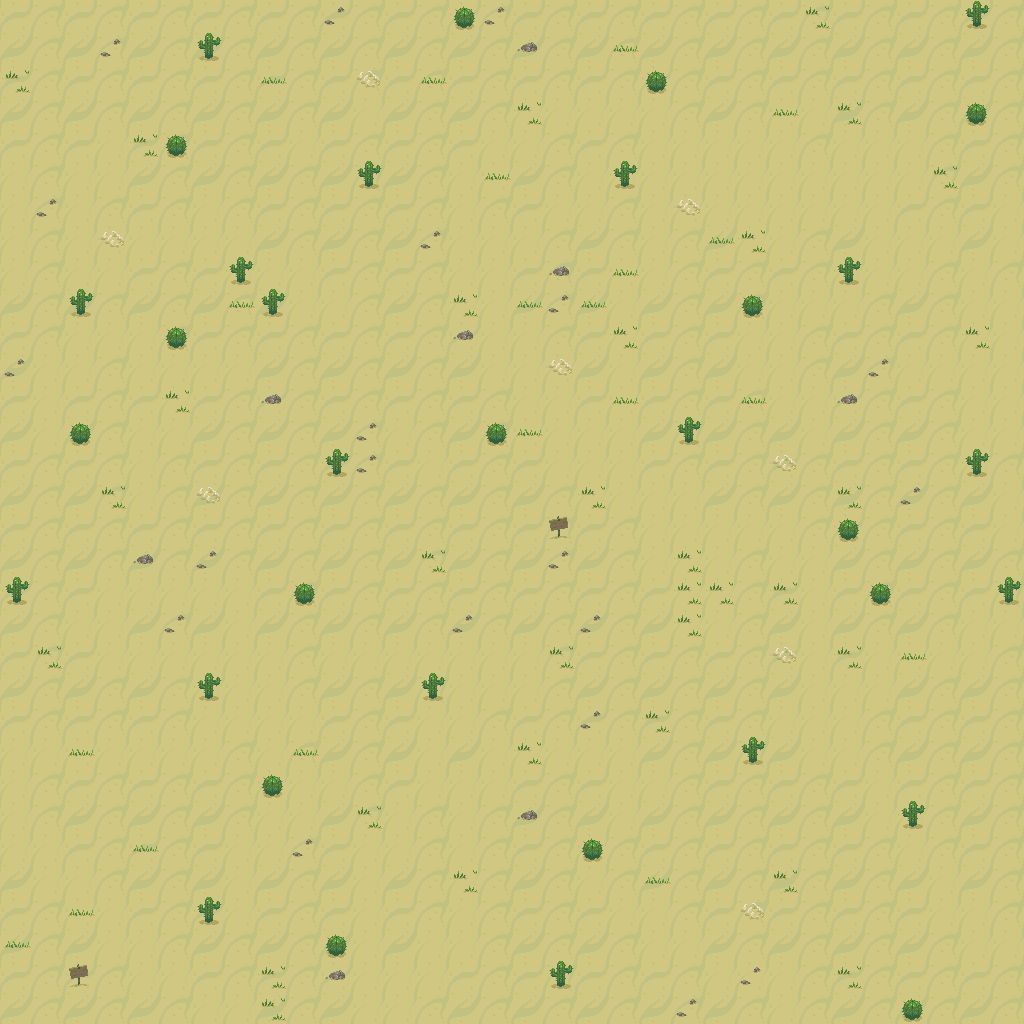

A level layout from a 2D game, rendered from its tile map. Below: a short description, then the map file with its tile-grid data intact:
An orthogonal 32x32 tile map with 32x32 px tiles, 2 tile layers (ground, objects).

<map version="1.0" tiledversion="1.1.2" orientation="orthogonal" renderorder="right-up" width="32" height="32" tilewidth="32" tileheight="32" infinite="0" nextobjectid="1">
 <tileset firstgid="1" source="desert.tsx" />
 <layer name="ground" width="32" height="32">
  <data encoding="csv">
18,20,18,20,18,20,18,20,18,20,18,20,18,20,18,20,18,20,18,20,18,20,18,20,18,20,18,20,18,20,18,20,
19,20,19,20,19,20,19,20,19,20,19,20,19,20,19,20,19,20,19,20,19,20,19,20,19,20,19,20,19,20,19,20,
18,20,18,20,18,20,18,20,18,20,18,20,18,20,18,20,18,20,18,20,18,20,18,20,18,20,18,20,18,20,18,20,
19,20,19,20,19,20,19,20,19,20,19,21,19,20,19,20,21,21,21,21,21,20,19,20,21,21,19,20,19,20,19,20,
18,20,18,21,18,20,18,20,18,21,18,20,18,20,18,21,21,20,18,20,21,21,21,21,21,20,21,21,21,20,18,20,
21,20,21,21,19,20,19,20,19,20,19,20,19,20,21,21,19,20,21,21,21,21,21,21,21,21,21,21,21,20,19,20,
21,20,21,20,18,20,21,20,18,20,18,20,18,20,21,20,18,21,21,20,21,21,21,21,21,21,21,21,18,20,18,21,
21,20,21,21,21,21,21,21,19,20,19,20,19,20,21,21,21,20,19,20,21,20,19,21,21,20,19,21,21,21,19,21,
21,20,21,21,18,20,18,21,21,21,18,20,18,20,21,21,18,20,18,21,21,20,18,20,18,20,21,21,21,20,21,20,
19,20,19,20,19,20,19,20,19,21,21,20,19,20,21,21,19,20,19,21,19,20,19,20,21,21,21,20,19,20,21,21,
18,20,21,21,21,20,18,20,18,20,18,20,18,20,18,21,21,20,18,21,18,20,18,21,21,20,18,20,18,20,21,21,
19,21,21,20,21,21,21,21,19,20,19,20,19,20,19,21,21,21,19,21,19,20,19,21,21,20,19,20,21,21,21,21,
18,21,18,20,18,21,18,20,18,20,18,20,18,20,18,20,21,21,18,21,18,20,18,20,21,21,18,20,18,20,21,21,
19,21,19,20,21,21,19,20,19,20,19,20,21,20,19,20,21,21,21,21,19,20,19,20,19,21,19,20,19,20,21,21,
18,20,18,20,21,20,18,20,18,20,18,20,18,21,18,20,18,21,21,21,18,20,18,20,18,20,18,20,18,20,21,20,
19,20,19,20,21,20,19,20,19,20,19,20,19,20,19,20,19,20,21,21,21,21,19,20,19,20,19,20,19,20,19,21,
18,20,18,20,18,20,18,20,18,20,18,20,18,20,18,20,18,20,18,20,21,21,21,21,21,20,18,20,18,20,18,21,
19,20,19,20,19,20,19,20,19,20,19,20,19,20,19,20,19,20,19,20,21,21,21,20,21,21,19,20,19,20,19,20,
18,20,18,21,21,21,21,21,18,20,18,20,18,20,18,20,18,20,18,20,18,21,21,20,18,21,18,20,18,20,18,20,
19,20,21,21,19,20,19,21,19,20,19,20,19,20,19,20,19,20,19,20,19,21,21,20,19,21,19,20,19,20,21,21,
18,20,18,21,21,21,21,21,21,20,21,21,21,21,21,21,21,20,18,20,18,20,18,20,18,21,18,21,21,21,21,20,
19,20,19,20,19,20,21,21,21,20,19,20,19,20,21,21,21,20,19,20,19,20,19,20,19,21,21,21,19,20,19,20,
18,20,18,20,18,20,21,21,21,21,18,20,18,21,21,20,18,20,18,20,18,20,18,20,21,21,21,20,18,20,18,20,
21,21,21,21,21,21,21,20,21,20,19,20,19,21,19,21,21,21,21,21,19,20,19,20,19,21,21,20,19,20,19,20,
21,20,18,20,18,20,18,20,21,21,21,20,18,21,21,21,18,20,18,21,21,20,18,20,18,20,18,21,18,20,18,20,
21,20,19,20,19,20,19,20,21,21,19,20,21,20,21,20,19,20,19,21,19,20,19,20,19,20,19,21,21,20,19,20,
21,21,18,20,18,20,18,21,21,20,18,21,21,20,21,20,18,20,21,20,18,20,18,20,18,20,18,20,21,20,18,20,
19,21,21,20,19,20,19,21,19,20,19,21,19,20,21,20,19,20,21,20,19,20,19,20,19,20,19,20,19,21,19,20,
18,20,21,21,18,20,18,21,18,20,18,21,18,20,21,20,18,20,18,21,21,20,18,20,18,20,18,20,18,21,21,20,
19,20,19,21,21,20,19,20,19,20,19,21,19,21,21,20,19,20,19,20,21,21,19,20,19,20,19,20,19,20,21,21,
18,20,18,20,21,21,18,20,18,20,18,21,21,21,18,20,18,20,18,20,18,20,21,21,21,20,18,20,18,20,18,20,
19,20,19,20,19,20,21,21,19,20,19,21,21,20,19,20,19,20,19,20,19,20,19,20,21,20,19,20,19,20,19,20
</data>
 </layer>
 <layer name="objects" width="32" height="32">
  <data encoding="csv">
0,0,0,0,0,0,0,0,0,0,23,0,0,0,14,23,0,0,0,0,0,0,0,0,0,16,0,0,0,0,15,0,
0,0,0,23,0,0,15,0,0,0,0,0,0,0,0,0,24,0,0,17,0,0,0,0,0,0,0,0,0,0,0,0,
16,0,0,0,0,0,0,0,17,0,0,13,0,17,0,0,0,0,0,0,14,0,0,0,0,0,0,0,0,0,0,0,
0,0,0,0,0,0,0,0,0,0,0,0,0,0,0,0,16,0,0,0,0,0,0,0,17,0,16,0,0,0,14,0,
0,0,0,0,16,14,0,0,0,0,0,0,0,0,0,0,0,0,0,0,0,0,0,0,0,0,0,0,0,0,0,0,
0,0,0,0,0,0,0,0,0,0,0,15,0,0,0,17,0,0,0,15,0,0,0,0,0,0,0,0,0,16,0,0,
0,23,0,0,0,0,0,0,0,0,0,0,0,0,0,0,0,0,0,0,0,13,0,0,0,0,0,0,0,0,0,0,
0,0,0,13,0,0,0,0,0,0,0,0,0,23,0,0,0,0,0,0,0,0,17,16,0,0,0,0,0,0,0,0,
0,0,0,0,0,0,0,15,0,0,0,0,0,0,0,0,0,24,0,17,0,0,0,0,0,0,15,0,0,0,0,0,
0,0,15,0,0,0,0,17,15,0,0,0,0,0,16,0,17,23,17,0,0,0,0,14,0,0,0,0,0,0,0,0,
0,0,0,0,0,14,0,0,0,0,0,0,0,0,24,0,0,0,0,16,0,0,0,0,0,0,0,0,0,0,16,0,
23,0,0,0,0,0,0,0,0,0,0,0,0,0,0,0,0,13,0,0,0,0,0,0,0,0,0,23,0,0,0,0,
0,0,0,0,0,16,0,0,24,0,0,0,0,0,0,0,0,0,0,17,0,0,0,17,0,0,24,0,0,0,0,0,
0,0,14,0,0,0,0,0,0,0,0,23,0,0,0,14,17,0,0,0,0,15,0,0,0,0,0,0,0,0,0,0,
0,0,0,0,0,0,0,0,0,0,15,23,0,0,0,0,0,0,0,0,0,0,0,0,13,0,0,0,0,0,15,0,
0,0,0,16,0,0,13,0,0,0,0,0,0,0,0,0,0,0,16,0,0,0,0,0,0,0,16,0,23,0,0,0,
0,0,0,0,0,0,0,0,0,0,0,0,0,0,0,0,0,22,0,0,0,0,0,0,0,0,14,0,0,0,0,0,
0,0,0,0,24,0,23,0,0,0,0,0,0,16,0,0,0,23,0,0,0,16,0,0,0,0,0,0,0,0,0,0,
15,0,0,0,0,0,0,0,0,14,0,0,0,0,0,0,0,0,0,0,0,16,16,0,16,0,0,14,0,0,0,15,
0,0,0,0,0,23,0,0,0,0,0,0,0,0,23,0,0,0,23,0,0,16,0,0,0,0,0,0,0,0,0,0,
0,16,0,0,0,0,0,0,0,0,0,0,0,0,0,0,0,16,0,0,0,0,0,0,13,0,16,0,17,0,0,0,
0,0,0,0,0,0,15,0,0,0,0,0,0,15,0,0,0,0,0,0,0,0,0,0,0,0,0,0,0,0,0,0,
0,0,0,0,0,0,0,0,0,0,0,0,0,0,0,0,0,0,23,0,16,0,0,0,0,0,0,0,0,0,0,0,
0,0,17,0,0,0,0,0,0,17,0,0,0,0,0,0,16,0,0,0,0,0,0,15,0,0,0,0,0,0,0,0,
0,0,0,0,0,0,0,0,14,0,0,0,0,0,0,0,0,0,0,0,0,0,0,0,0,0,0,0,0,0,0,0,
0,0,0,0,0,0,0,0,0,0,0,16,0,0,0,0,24,0,0,0,0,0,0,0,0,0,0,0,15,0,0,0,
0,0,0,0,17,0,0,0,0,23,0,0,0,0,0,0,0,0,14,0,0,0,0,0,0,0,0,0,0,0,0,0,
0,0,0,0,0,0,0,0,0,0,0,0,0,0,16,0,0,0,0,0,17,0,0,0,16,0,0,0,0,0,0,0,
0,0,17,0,0,0,15,0,0,0,0,0,0,0,0,0,0,0,0,0,0,0,0,13,0,0,0,0,0,0,0,0,
17,0,0,0,0,0,0,0,0,0,14,0,0,0,0,0,0,0,0,0,0,0,0,0,0,0,0,0,0,0,0,0,
0,0,22,0,0,0,0,0,16,0,24,0,0,0,0,0,0,15,0,0,0,0,0,23,0,0,16,0,0,0,0,0,
0,0,0,0,0,0,0,0,16,0,0,0,0,0,0,0,0,0,0,0,0,23,0,0,0,0,0,0,14,0,0,0
</data>
 </layer>
</map>
